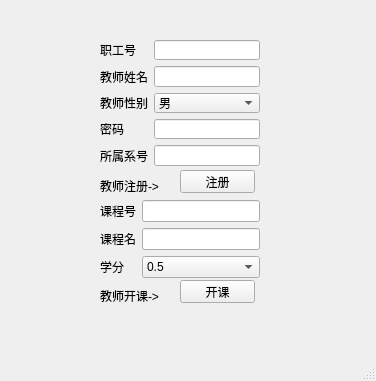
<?xml version="1.0" encoding="UTF-8"?>
<ui version="4.0">
 <class>MainWindow</class>
 <widget class="QMainWindow" name="MainWindow">
  <property name="geometry">
   <rect>
    <x>0</x>
    <y>0</y>
    <width>376</width>
    <height>381</height>
   </rect>
  </property>
  <property name="windowTitle">
   <string>MainWindow</string>
  </property>
  <widget class="QWidget" name="centralwidget">
   <widget class="QWidget" name="formLayoutWidget">
    <property name="geometry">
     <rect>
      <x>100</x>
      <y>40</y>
      <width>160</width>
      <height>126</height>
     </rect>
    </property>
    <layout class="QFormLayout" name="formLayout">
     <item row="0" column="0">
      <widget class="QLabel" name="label">
       <property name="text">
        <string>职工号</string>
       </property>
      </widget>
     </item>
     <item row="1" column="0">
      <widget class="QLabel" name="label_2">
       <property name="text">
        <string>教师姓名</string>
       </property>
      </widget>
     </item>
     <item row="2" column="0">
      <widget class="QLabel" name="label_3">
       <property name="text">
        <string>教师性别</string>
       </property>
      </widget>
     </item>
     <item row="3" column="0">
      <widget class="QLabel" name="label_4">
       <property name="text">
        <string>密码</string>
       </property>
      </widget>
     </item>
     <item row="4" column="0">
      <widget class="QLabel" name="label_5">
       <property name="text">
        <string>所属系号</string>
       </property>
      </widget>
     </item>
     <item row="0" column="1">
      <widget class="QLineEdit" name="zhigonghao"/>
     </item>
     <item row="1" column="1">
      <widget class="QLineEdit" name="jiaoshixingming"/>
     </item>
     <item row="2" column="1">
      <widget class="QComboBox" name="jiaoshixingbie">
       <item>
        <property name="text">
         <string>男</string>
        </property>
       </item>
       <item>
        <property name="text">
         <string>女</string>
        </property>
       </item>
      </widget>
     </item>
     <item row="3" column="1">
      <widget class="QLineEdit" name="mima">
       <property name="echoMode">
        <enum>QLineEdit::Password</enum>
       </property>
      </widget>
     </item>
     <item row="4" column="1">
      <widget class="QLineEdit" name="suoshuxihao"/>
     </item>
    </layout>
   </widget>
   <widget class="QLabel" name="jiaoshizhuce">
    <property name="geometry">
     <rect>
      <x>100</x>
      <y>170</y>
      <width>91</width>
      <height>31</height>
     </rect>
    </property>
    <property name="text">
     <string>教师注册-&gt;</string>
    </property>
   </widget>
   <widget class="QPushButton" name="zhuce">
    <property name="geometry">
     <rect>
      <x>180</x>
      <y>170</y>
      <width>75</width>
      <height>23</height>
     </rect>
    </property>
    <property name="text">
     <string>注册</string>
    </property>
   </widget>
   <widget class="QWidget" name="formLayoutWidget_2">
    <property name="geometry">
     <rect>
      <x>100</x>
      <y>200</y>
      <width>160</width>
      <height>80</height>
     </rect>
    </property>
    <layout class="QFormLayout" name="formLayout_2">
     <item row="0" column="0">
      <widget class="QLabel" name="label_7">
       <property name="text">
        <string>课程号</string>
       </property>
      </widget>
     </item>
     <item row="1" column="0">
      <widget class="QLabel" name="label_8">
       <property name="text">
        <string>课程名</string>
       </property>
      </widget>
     </item>
     <item row="2" column="0">
      <widget class="QLabel" name="label_9">
       <property name="text">
        <string>学分</string>
       </property>
      </widget>
     </item>
     <item row="0" column="1">
      <widget class="QLineEdit" name="kechenghao"/>
     </item>
     <item row="1" column="1">
      <widget class="QLineEdit" name="kechengming"/>
     </item>
     <item row="2" column="1">
      <widget class="QComboBox" name="xuefen">
       <item>
        <property name="text">
         <string>0.5</string>
        </property>
       </item>
       <item>
        <property name="text">
         <string>1</string>
        </property>
       </item>
       <item>
        <property name="text">
         <string>1.5</string>
        </property>
       </item>
       <item>
        <property name="text">
         <string>2</string>
        </property>
       </item>
       <item>
        <property name="text">
         <string>2.5</string>
        </property>
       </item>
       <item>
        <property name="text">
         <string>3</string>
        </property>
       </item>
       <item>
        <property name="text">
         <string>3.5</string>
        </property>
       </item>
       <item>
        <property name="text">
         <string>4</string>
        </property>
       </item>
       <item>
        <property name="text">
         <string>4.5</string>
        </property>
       </item>
       <item>
        <property name="text">
         <string>5</string>
        </property>
       </item>
       <item>
        <property name="text">
         <string>5.5</string>
        </property>
       </item>
       <item>
        <property name="text">
         <string>6</string>
        </property>
       </item>
       <item>
        <property name="text">
         <string>6.5</string>
        </property>
       </item>
       <item>
        <property name="text">
         <string>7</string>
        </property>
       </item>
       <item>
        <property name="text">
         <string>7.5</string>
        </property>
       </item>
       <item>
        <property name="text">
         <string>8</string>
        </property>
       </item>
      </widget>
     </item>
    </layout>
   </widget>
   <widget class="QLabel" name="jiaoshikaike">
    <property name="geometry">
     <rect>
      <x>100</x>
      <y>280</y>
      <width>81</width>
      <height>31</height>
     </rect>
    </property>
    <property name="text">
     <string>教师开课-&gt;</string>
    </property>
   </widget>
   <widget class="QPushButton" name="kaike">
    <property name="geometry">
     <rect>
      <x>180</x>
      <y>280</y>
      <width>75</width>
      <height>23</height>
     </rect>
    </property>
    <property name="text">
     <string>开课</string>
    </property>
   </widget>
  </widget>
  <widget class="QMenuBar" name="menubar">
   <property name="geometry">
    <rect>
     <x>0</x>
     <y>0</y>
     <width>376</width>
     <height>21</height>
    </rect>
   </property>
  </widget>
  <widget class="QStatusBar" name="statusbar"/>
 </widget>
 <resources/>
 <connections/>
</ui>
